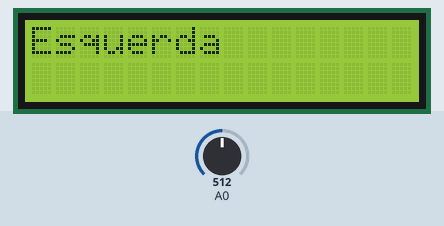
Simulated run of this sketch. Board: Arduino Uno, built with avr-gcc and run on an emulated ATmega328P. Shown: 16×2 character LCD. The test bench sets the inputs (shaded band); at power-on: A0 = 512.

Above: at 2.2 s.
2.3 s: A0 set to 610
At 3.8 s:
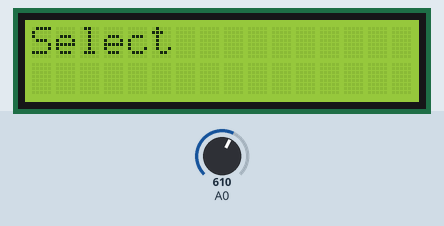
6.4 s: A0 set to 390
At 7.9 s:
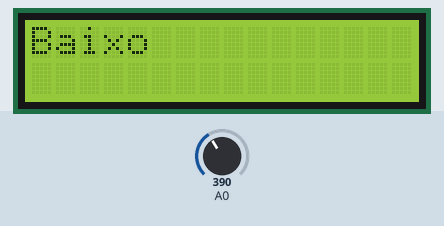
10.5 s: A0 set to 190
At 11.6 s:
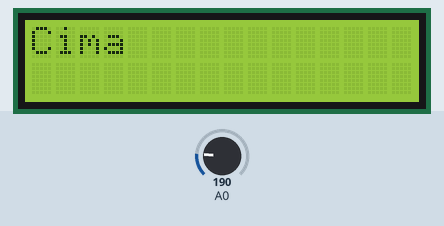
14.6 s: A0 set to 90
At 16.0 s:
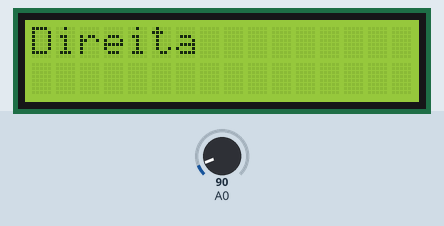
18.7 s: A0 set to 110
At 20.0 s:
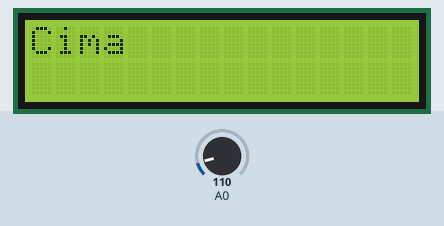
22.8 s: A0 set to 210
At 23.6 s:
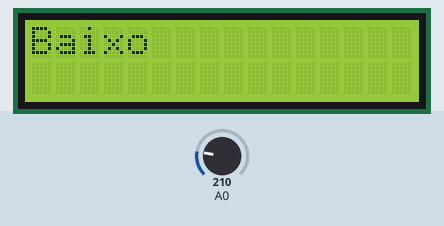
Timing chart, 0 to 25.8 s (numbered marks = the images above; inputs shaded):
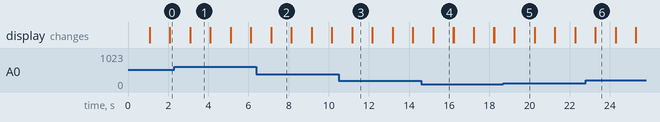

Measured:
- after the input at 2.3 s, the display: first differs from a run without the input after 0.79 s (image 1)
- after the input at 6.4 s, the display: first differs from a run without the input after 0.73 s (image 2)
- after the input at 10.5 s, the display: first differs from a run without the input after 0.67 s (image 3)
- after the input at 14.6 s, the display: first differs from a run without the input after 0.60 s (image 4)
- after the input at 18.7 s, the display: first differs from a run without the input after 0.54 s (image 5)
- after the input at 22.8 s, the display: first differs from a run without the input after 0.48 s (image 6)
- what the display in image 1 shows lasts 1.0 s, from 3.1 s to 4.1 s

The sketch:

display_lcd.ino
```cpp
// Programa : Teste LCD 16x2 com Keypad
// Autor : Arduino e Cia

#include <LiquidCrystal.h>

LiquidCrystal lcd(8, 9, 4, 5, 6, 7);

void setMessage(String message = "") {
  if (message) {
    lcd.clear();
    lcd.print (message);
    delay(1000);
  }
  lcd.clear();
  lcd.print("Hey ho, lets go!");
  lcd.setCursor(0, 1);
  lcd.print("Clique...");
}

void setup() {
  lcd.begin(16, 2);
  setMessage();
}

void loop() {
  int botao;
  //  lcd.clear();
  botao = analogRead (0);  //Leitura do valor da porta analógica A0
  lcd.setCursor(6, 1);
  //  lcd.print(botao);
  //  delay(300);
  if (botao < 100) { //Direita
    setMessage("Direita");
  } else if (botao < 200) { //Cima
    setMessage("Cima");
  } else if (botao < 400) { //Baixo
    setMessage("Baixo");
  } else if (botao < 600) { //Esquera
    setMessage("Esquerda");
  } else if (botao < 800) { //Select
    setMessage("Select");
  }
  // set the cursor to column 0, line 1
  // (note: line 1 is the second row, since counting begins with 0):
  lcd.setCursor(14, 1);
  // print the number of seconds since reset:
  lcd.print(millis() / 1000);

}
```
